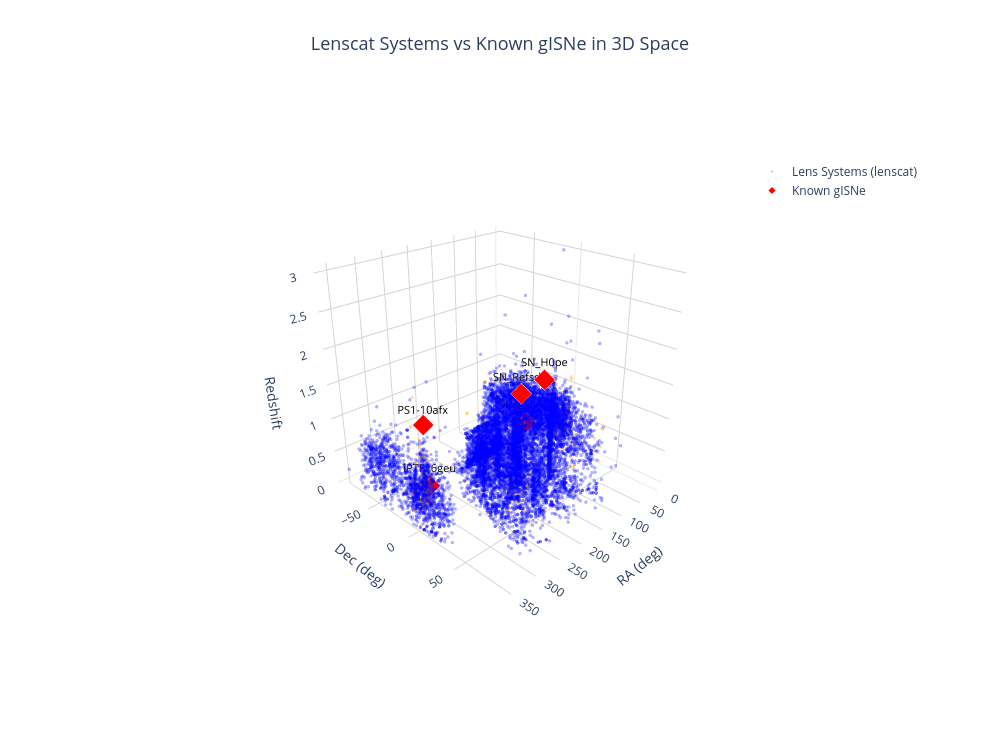

Notebook code cell kept with this figure:
### Code cell
import pandas as pd
import numpy as np
import plotly.graph_objects as go

# --- 1. Read lenscat data ---
df_lens = pd.read_csv('lenscat_catalog.csv')

# Filter valid redshifts
df_lens_valid = df_lens[df_lens['zlens'] != 'not measured'].copy()
df_lens_valid['zlens'] = pd.to_numeric(df_lens_valid['zlens'], errors='coerce')
df_lens_valid = df_lens_valid.dropna(subset=['zlens'])

ra_lens = df_lens_valid['RA [deg]'].values
dec_lens = df_lens_valid['DEC [deg]'].values
z_lens = df_lens_valid['zlens'].values

# Assign colors by lens type
type_colors = {'galaxy': 'blue', 'cluster': 'orange', 'group': 'green'}
colors_lens = [type_colors.get(t, 'gray') for t in df_lens_valid['type'].values]

print(f"lenscat valid data points: {len(ra_lens)}")

# --- 2. Read real gISNe data ---
df_real = pd.read_csv('gISNe_sample.csv')

ra_real = df_real['ra'].values
dec_real = df_real['dec'].values
z_real = df_real['redshift'].values
mag_real = df_real['magnification'].values
names_real = df_real['name'].values

print(f"Real gISNe count: {len(df_real)}")

# --- 3. Create 3D scatter plot ---
fig = go.Figure()

# 3.1 Lens systems (background points)
fig.add_trace(go.Scatter3d(
    x=ra_lens,
    y=dec_lens,
    z=z_lens,
    mode='markers',
    marker=dict(
        size=2,
        color=colors_lens,
        opacity=0.3
    ),
    name='Lens Systems (lenscat)',
    hoverinfo='skip'
))

# 3.2 Real gISNe (highlighted foreground points)
fig.add_trace(go.Scatter3d(
    x=ra_real,
    y=dec_real,
    z=z_real,
    mode='markers+text',
    marker=dict(
        size=7,
        color='red',
        symbol='diamond',
        line=dict(color='white', width=1.5)
    ),
    text=names_real,
    textposition='top center',
    textfont=dict(color='black', size=11),
    name='Known gISNe',
    hovertemplate='<b>%{text}</b><br>z=%{z:.3f}<br>μ=%{customdata:.1f}<extra></extra>',
    customdata=mag_real
))

# --- 4. Set layout ---
fig.update_layout(
    title=dict(
        text='Lenscat Systems vs Known gISNe in 3D Space',
        font=dict(size=18),
        x=0.5
    ),
    scene=dict(
        xaxis=dict(title='RA (deg)', backgroundcolor='white', gridcolor='lightgray'),
        yaxis=dict(title='Dec (deg)', backgroundcolor='white', gridcolor='lightgray'),
        zaxis=dict(title='Redshift', backgroundcolor='white', gridcolor='lightgray'),
        camera=dict(
            eye=dict(x=1.8, y=1.8, z=1.2),
            center=dict(x=0, y=0, z=0)
        )
    ),
    paper_bgcolor='white',
    width=1000,
    height=750,
    legend=dict(
        x=0.8,
        y=0.9,
        bgcolor='rgba(255,255,255,0.8)',
        font=dict(size=12)
    )
)

fig.show()

### Figure 1 — Plotly figure (JSON) as saved in the notebook; plotly's stock layout.template omitted (floating-point values rounded to 4 significant figures; data arrays with more than 128 entries replaced by an {"elided": "..."} marker saying what was removed)
{"data": [{"hoverinfo": "skip", "marker": {"color": {"elided": "13941 str values"}, "opacity": 0.3, "size": 2}, "mode": "markers", "name": "Lens Systems (lenscat)", "type": "scatter3d", "x": {"elided": "13941 float values"}, "y": {"elided": "13941 float values"}, "z": {"elided": "13941 float values"}}, {"customdata": [8.23, 15.0, 52.0, 24.3, 30.8], "hovertemplate": "<b>%{text}</b><br>z=%{z:.3f}<br>μ=%{customdata:.1f}<extra></extra>", "marker": {"color": "red", "line": {"color": "white", "width": 1.5}, "size": 7, "symbol": "diamond"}, "mode": "markers+text", "name": "Known gISNe", "text": ["SN_H0pe", "SN_Refsdal", "iPTF16geu", "SN_Zwicky", "PS1-10afx"], "textfont": {"color": "black", "size": 11}, "textposition": "top center", "type": "scatter3d", "x": [171.8, 177.4, 316.1, 53.19, 332.9], "y": [42.43, 22.4, -6.34, -27.74, 0.1621], "z": [1.783, 1.49, 0.409, 0.3544, 1.388]}], "layout": {"height": 750, "legend": {"bgcolor": "rgba(255,255,255,0.8)", "font": {"size": 12}, "x": 0.8, "y": 0.9}, "paper_bgcolor": "white", "scene": {"camera": {"center": {"x": 0, "y": 0, "z": 0}, "eye": {"x": 1.8, "y": 1.8, "z": 1.2}}, "xaxis": {"backgroundcolor": "white", "gridcolor": "lightgray", "title": {"text": "RA (deg)"}}, "yaxis": {"backgroundcolor": "white", "gridcolor": "lightgray", "title": {"text": "Dec (deg)"}}, "zaxis": {"backgroundcolor": "white", "gridcolor": "lightgray", "title": {"text": "Redshift"}}}, "title": {"font": {"size": 18}, "text": "Lenscat Systems vs Known gISNe in 3D Space", "x": 0.5}, "width": 1000}}
